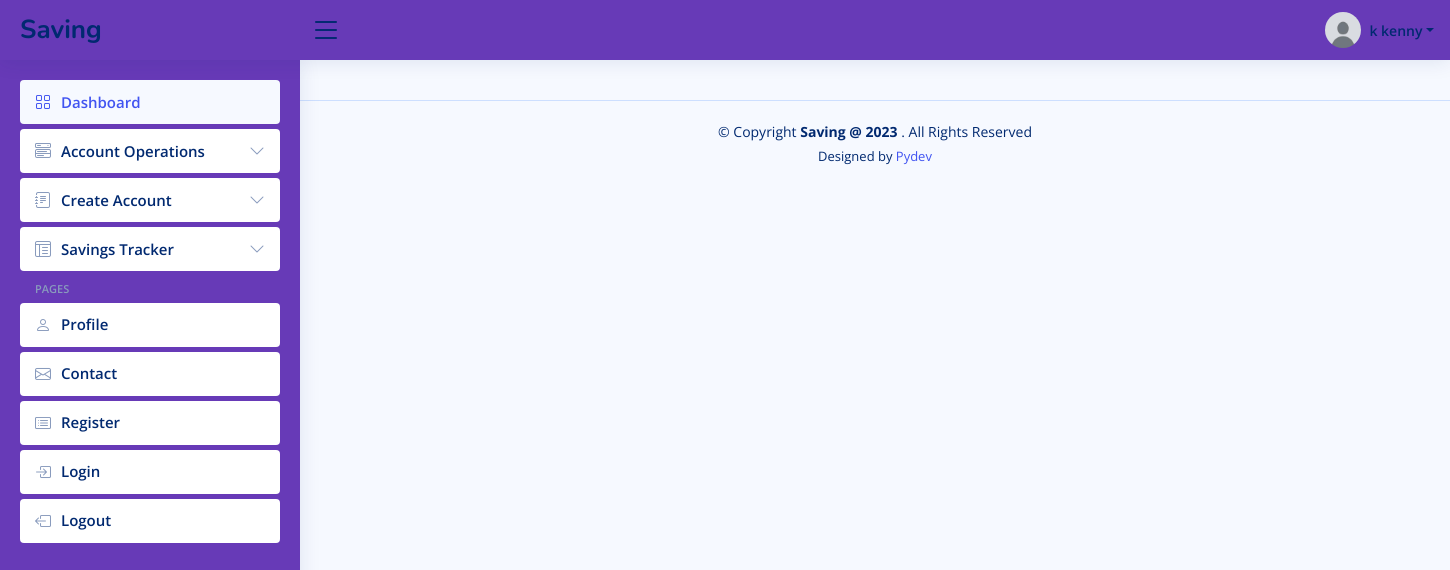
Screenshot of /accounts-operations (signed in) with the database file from the repository.
### accounts/models.py (models this page shows, shortened)
class User(AbstractUser):
	is_account_staff = models.BooleanField("Is account_staff", default=False)
	is_customer = models.BooleanField("Is customer", default=False)
	is_employee = models.BooleanField("Is employee", default=False)

class Profile(models.Model):
	user             = models.OneToOneField(settings.AUTH_USER_MODEL, on_delete=models.CASCADE)
	image            = models.ImageField(default="default.jpg", upload_to="profile_pics")
	about            = models.TextField()
	company          = models.CharField(max_length=100, blank=True, null=True)
	job              = models.CharField(max_length=100, blank=True, null=True)
	country          = models.CharField(max_length=100, blank=True, null=True)
	address          = models.CharField(max_length=100, blank=True, null=True)
	phone            = models.CharField(max_length=100, blank=True, null=True)
	twitter_profile  = models.CharField(max_length=100, blank=True, null=True)
	facebook_profile = models.CharField(max_length=100, blank=True, null=True)
	instagram_profile = models.CharField(max_length=100, blank=True, null=True)
	linkedin_profile = models.CharField(max_length=100, blank=True, null=True)

### savings/views.py (the view)
# urls.py: path("accounts-operations", views.accounts_operations, name="accounts_operations"),
def accounts_operations(request):
	return render(request, "savings/forms_layout.html", {})

### savings/classes.py (called while the page is built)
def get_transaction_history(user):
	accounts = user.account_set.all()#Account.objects.filter(user=user)
	transactions = Statements.objects.filter(account_number__in=accounts).order_by("-transaction_date")
	return transactions

def get_account_details(user):
	details = Account.objects.filter(user=user)
	return details

def get_calender():
	current_date = datetime.now()
	current_year = current_date.year
	month = current_date.month
	day = current_date.day
	month_name = calendar.month_name[month]
	cal = calendar.monthcalendar(current_year, month)
	return month_name, current_year, cal, day

### templates/savings/forms_layout.html (shortened to what this page needs)
{% load static %}
<!DOCTYPE html>
<html lang="en">
  <head>
    <link
      href="{% static 'assets/vendor/bootstrap/css/bootstrap.min.css' %}"
      rel="stylesheet"
    />
    <link
      href="{% static 'assets/vendor/bootstrap-icons/bootstrap-icons.css' %}"
      rel="stylesheet"
    />
    <link
      href="{% static 'assets/vendor/boxicons/css/boxicons.min.css' %}"
      rel="stylesheet"
    />
    <link
      href="{% static 'assets/vendor/quill/quill.snow.css' %}"
      rel="stylesheet"
    />
    <link
      href="{% static 'assets/vendor/quill/quill.bubble.css' %}"
      rel="stylesheet"
    />
    <link
      href="{% static 'assets/vendor/remixicon/remixicon.css' %}"
      rel="stylesheet"
    />
    <link
      href="{% static 'assets/vendor/simple-datatables/style.css' %}"
      rel="stylesheet"
    />
    <link href="{% static 'assets/css/style.css' %}" rel="stylesheet" />
    <link href="{% static 'assets/css/more.css' %}" rel="stylesheet" />
  </head>
  <body>
    <header id="header" class="header fixed-top d-flex align-items-center">
      <div class="d-flex align-items-center justify-content-between">
        <a href="{% url 'savings' %}" class="logo d-flex align-items-center">
          <span class="d-none d-lg-block">Saving</span>
        </a>
        <i class="bi bi-list toggle-sidebar-btn"></i>
      </div>
      <nav class="header-nav ms-auto">
        <ul class="d-flex align-items-center">
          <li class="nav-item dropdown pe-3">
            <a
              class="nav-link nav-profile d-flex align-items-center pe-0"
              href="#"
              data-bs-toggle="dropdown"
            >
              <img
                src="{{user.profile.image.url}}"
                alt="Profile"
                class="rounded-circle"
              />
              <span class="d-none d-md-block dropdown-toggle ps-2"
                >{{user.first_name|slice:"0:1"}} {{user.last_name}}</span
              > </a
            >
          </li>
        </ul>
      </nav>
    </header>
    <aside id="sidebar" class="sidebar">
      <ul class="sidebar-nav" id="sidebar-nav">
        <li class="nav-item">
          <a class="nav-link" href="{% url 'savings' %}">
            <i class="bi bi-grid"></i>
            <span>Dashboard</span>
          </a>
        </li>
        <li class="nav-item">
          <a
            class="nav-link collapsed"
            data-bs-target="#components-nav"
            data-bs-toggle="collapse"
            href="#"
          >
            <i class="bi bi-menu-button-wide"></i><span>Account Operations</span
            ><i class="bi bi-chevron-down ms-auto"></i>
          </a>
        </li>
        <li class="nav-item">
          <a
            class="nav-link collapsed"
            data-bs-target="#forms-nav"
            data-bs-toggle="collapse"
            href="#"
          >
            <i class="bi bi-journal-text"></i><span>Create Account</span
            ><i class="bi bi-chevron-down ms-auto"></i>
          </a>
        </li>
        <li class="nav-item">
          <a
            class="nav-link collapsed"
            data-bs-target="#tables-nav"
            data-bs-toggle="collapse"
            href="#"
          >
            <i class="bi bi-layout-text-window-reverse"></i><span>Savings Tracker</span>
            <i class="bi bi-chevron-down ms-auto"></i>
          </a>
        </li>
        <li class="nav-heading">Pages</li>
        <li class="nav-item">
          <a class="nav-link collapsed" href="{% url 'userprofile' %}">
            <i class="bi bi-person"></i>
            <span>Profile</span>
          </a>
        </li>
        <li class="nav-item">
          <a class="nav-link collapsed" href="{% url 'contact_us' %}">
            <i class="bi bi-envelope"></i>
            <span>Contact</span>
          </a>
        </li>
        <li class="nav-item">
          <a class="nav-link collapsed" href="{% url 'register' %}">
            <i class="bi bi-card-list"></i>
            <span>Register</span>
          </a>
        </li>
        <li class="nav-item">
          <a class="nav-link collapsed" href="{% url 'login' %}">
            <i class="bi bi-box-arrow-in-right"></i>
            <span>Login</span>
          </a>
        </li>
        <li class="nav-item">
          <a class="nav-link collapsed" href="{% url 'logout' %}">
            <i class="bi bi-box-arrow-left"></i>
            <span>Logout</span>
          </a>
        </li>
      </ul>
    </aside>
    <main id="main" class="main container">
    </main>
    <footer id="footer" class="footer">
      <div class="copyright">
        &copy; Copyright <strong><span>Saving @ 2023 </span></strong>. All
        Rights Reserved
      </div>
      <div class="credits">Designed by <a href="">Pydev</a></div>
    </footer>
  </body>
</html>

### static/assets/css/style.css (style rules this page uses)
:root { scroll-behavior: smooth; }
body { font-family: "Open Sans", sans-serif; background: #f6f9ff; color: #444444; }
a { color: #4154f1; text-decoration: none; }
#main { margin-top: 60px; padding: 20px 30px; transition: all 0.3s; }
.logo { line-height: 1; }
@media (min-width: 1200px) { .logo { width: 280px; } }
.logo span { font-size: 26px; font-weight: 700; color: #012970; font-family: "Nunito", sans-serif; }
.header { transition: all 0.5s; z-index: 997; height: 60px; box-shadow: 0px 2px 20px rgba(1, 41, 112, 0.1); background-color: #673AB7; padding-left: 20px; }
.header .toggle-sidebar-btn { font-size: 32px; padding-left: 10px; cursor: pointer; color: #012970; }
.header-nav ul { list-style: none; }
.header-nav>ul { margin: 0; padding: 0; }
.header-nav .nav-profile { color: #012970; }
.header-nav .nav-profile img { max-height: 36px; }
.header-nav .nav-profile span { font-size: 14px; font-weight: 600; }
.sidebar { position: fixed; top: 60px; left: 0; bottom: 0; width: 300px; z-index: 996; transition: all 0.3s; padding: 20px; overflow-y: auto; scrollbar-width: thin; scrollbar-color: #aab7cf transparent; box-shadow: 0px 0px 20px rgba(1, 41, 112, 0.1); background-color: #673AB7; }
@media (min-width: 1200px) { #main, #footer { margin-left: 300px; } }
.sidebar-nav { padding: 0; margin: 0; list-style: none; }
.sidebar-nav li { padding: 0; margin: 0; list-style: none; }
.sidebar-nav .nav-item { margin-bottom: 5px; }
.sidebar-nav .nav-heading { font-size: 11px; text-transform: uppercase; color: #899bbd; font-weight: 600; margin: 10px 0 5px 15px; }
.sidebar-nav .nav-link { display: flex; align-items: center; font-size: 15px; font-weight: 600; color: #4154f1; transition: 0.3; background: #f6f9ff; padding: 10px 15px; border-radius: 4px; }
.sidebar-nav .nav-link i { font-size: 16px; margin-right: 10px; color: #4154f1; }
.sidebar-nav .nav-link.collapsed { color: #012970; background: #fff; }
.sidebar-nav .nav-link.collapsed i { color: #899bbd; }
.sidebar-nav .nav-link .bi-chevron-down { margin-right: 0; transition: transform 0.2s ease-in-out; }
.footer { padding: 20px 0; font-size: 14px; transition: all 0.3s; border-top: 1px solid #cddfff; }
.footer .copyright { text-align: center; color: #012970; }
.footer .credits { padding-top: 5px; text-align: center; font-size: 13px; color: #012970; }

### rows the page displays
User: profile.image (placeholder picture), first_name "k", last_name "kenny"
